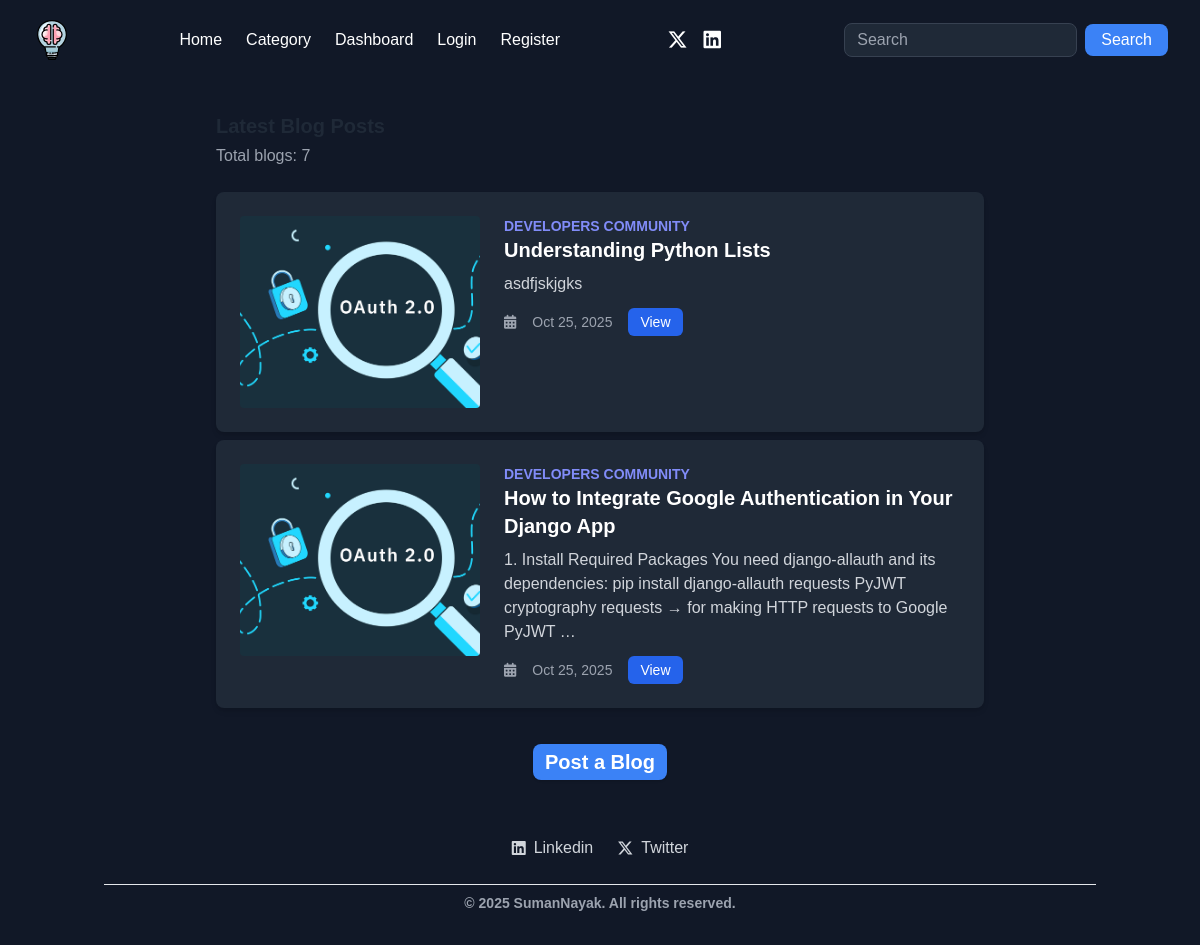
The app's page /, older data.
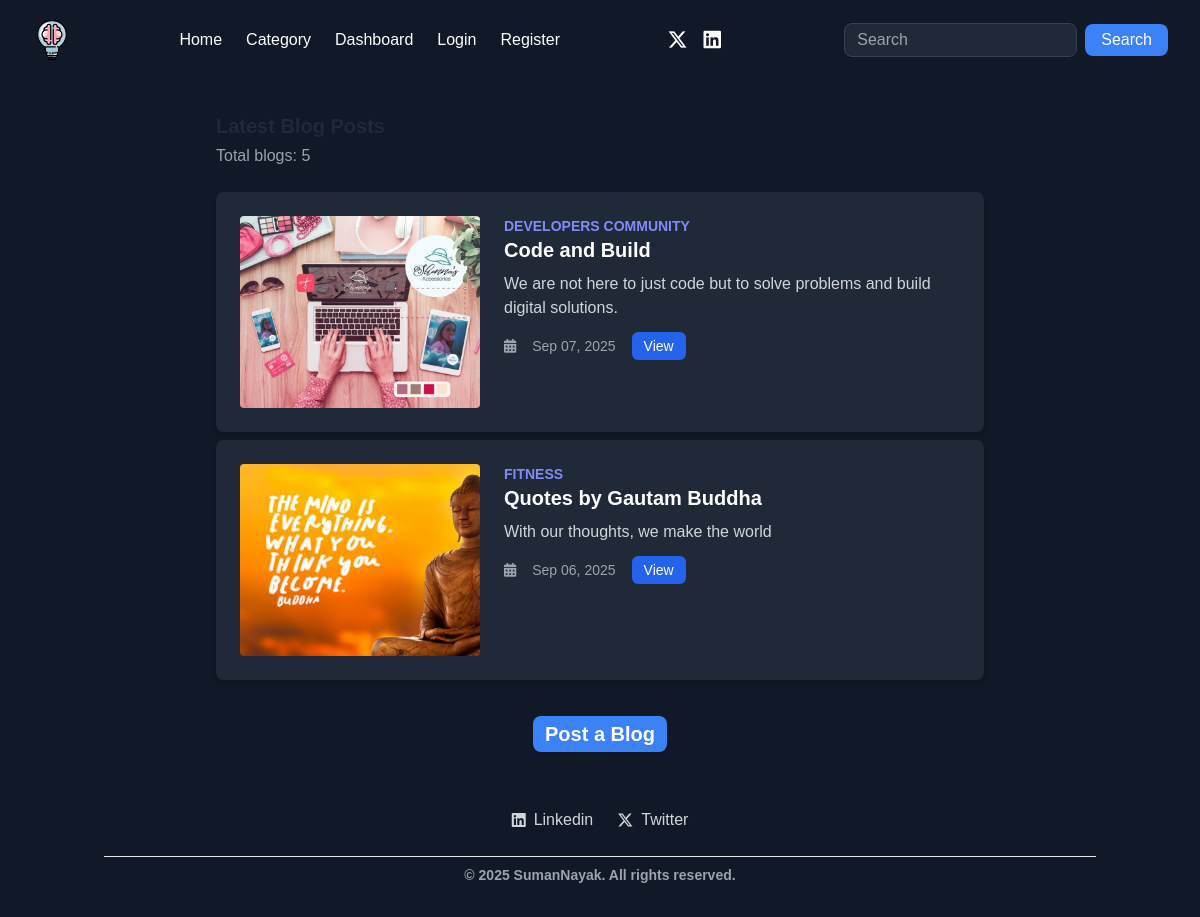
The same page, newer data.
### post/models.py (models this page shows, shortened)
class Catblog(models.Model):
    category = models.ForeignKey(Category, on_delete=models.CASCADE)
    slug=models.CharField(max_length=150,null=False,blank=False)
    title=models.CharField(max_length=150,null=False,blank=False)
    blog_image=models.ImageField(storage=MediaCloudinaryStorage(), upload_to=get_image_path,null=True,blank=True)
    small_description=models.CharField(max_length= 250,null=False,blank=False)
    descriptions=RichTextUploadingField(max_length=10000, null=False, blank=False)
    author = models.ForeignKey(User,on_delete=models.CASCADE)
    status=models.BooleanField(default=False,help_text="0=default,1=Trending")
    trending=models.BooleanField(default=False,help_text="0=default,1=Trending")
    tag=models.CharField(max_length=150,null=False,blank=False)
    meta_title=models.CharField(max_length=150,null=False,blank=False)
    meta_keywords=models.CharField(max_length=150,null=False,blank=False)
    created_at=models.DateTimeField(auto_now_add=True)
    class Meta:
        ordering = ('-created_at',)

class Category(models.Model):
    slug=models.CharField(max_length=150,null=False,blank=False)
    name=models.CharField(max_length=150,null=False,blank=False)
    image=models.ImageField(storage=MediaCloudinaryStorage(), upload_to=get_file_path,null=True,blank=True)
    descriptions=models.TextField(max_length= 500,null=False,blank=False)
    status=models.BooleanField(default=False,help_text="0=default,1=Trending")
    meta_title=models.CharField(max_length=150,null=False,blank=False)
    meta_keywords=models.CharField(max_length=150,null=False,blank=False)
    created_at=models.DateTimeField(auto_now_add=True)
    def __str__(self):
        return str(self.name)

### post/views.py (the view)
# urls.py: path('', views.index,name='home'),
def index(request):
    query = request.GET.get("q")  # search query
    cat = Catblog.objects.all()
    show_form = False  # flag to control accordion visibility
    if query:
        cat = cat.filter(
            Q(meta_keywords__icontains=query) |
            Q(slug__icontains=query) |
            Q(title__icontains=query)
        )
    if request.method == "POST":
        form = PostForm(request.POST, request.FILES)
        if form.is_valid():
            post = form.save(commit=False)
            post.author = request.user
            if not post.small_description:
                post.small_description = post.descriptions[:150]
            if not post.meta_title:
                post.meta_title = post.title
            if not post.meta_keywords:
                keywords = post.title + ", " + ", ".join(post.descriptions.split()[:10])
                post.meta_keywords = keywords
            if not post.tag:
                post.tag = post.category.name
            post.save()
            form.save_m2m()
            messages.success(request, "Post created successfully!")
            return redirect("/")
        else:
            messages.error(request, "Please correct the errors below.")
            show_form = True  # keep accordion open if form has errors
    else:
        form = PostForm()
    context = {
        "cat": cat,
        "form": form,
        "show_form": show_form
    }
    return render(request, 'index.html', context)

### templates/index.html (shortened to what this page needs)
{% extends 'base.html' %}
{% load crispy_forms_tags %}
{% load static %}
{% block content %}
<div class="flex-1 p-6 bg-gray-900">
  <div class="max-w-3xl mx-auto">
    <h2 class="text-xl font-bold mb-1 mt-2 flex justify-between items-center text-gray-800 dark:text-gray-100">
    </h2>
    <p class="text-gray-400 mb-6">Total blogs: {{ cat.count }}</p>
    {% for c in cat|slice:":2" %}
    <div class="bg-gray-800 p-6 rounded-lg shadow-md mb-2">
      <div class="flex flex-col md:flex-row">
        <div class="md:w-1/3 h-48 bg-cover bg-center rounded overflow-hidden">
          <a href="{% url 'blog_view' c.category.slug c.slug %}">
    {% if c.blog_image %}
      <img src="{{ c.blog_image.url }}" alt="{{ c.title }}" class="w-full h-full object-cover hover:scale-105 transition-transform duration-300" />
    {% else %}
      <div class="w-full h-full flex items-center justify-center bg-gray-700 text-gray-300 font-semibold text-center">
        {{ c.author.username }}
        is too lazy to upload an image :)
      </div>
    {% endif %}
  </a>
        </div>
        <div class="md:w-2/3 md:pl-6 mt-4 md:mt-0">
          <div class="text-sm text-indigo-400 font-semibold uppercase">
            {{ c.category.name }}
          </div>
          <h3 class="text-xl font-bold mb-2 text-white">{{ c.title }}</h3>
          <p class="text-gray-300">{{ c.descriptions|truncatewords:25|safe }}</p>
          <div class="text-gray-400 mt-3 flex items-center space-x-4 text-sm">
            <i class="fas fa-calendar-alt"></i>
            <span>{{ c.created_at|date:"M d, Y" }}</span>
            <a href="{% url 'blog_view' c.category.slug c.slug %}"
               class="px-3 py-1 bg-blue-600 hover:bg-blue-700 text-white rounded-md text-sm transition">
              View
            </a>
          </div>
        </div>
      </div>
    </div>
    {% empty %}
      <p class="text-gray-400">No results found for "{{ request.GET.q }}"</p>
    {% endfor %}
  </div>
</div>
<h2 class="text-xl font-bold mb-6 mt-1 flex justify-center items-center text-gray-800 dark:text-gray-100">
  {% if user.is_authenticated %}
    <button
      type="button"
      class="bg-blue-500 hover:bg-blue-600 text-white py-2 px-6 rounded-lg shadow transition-transform hover:scale-105"
      onclick="openAccordionAndScroll('accordionForm')">
      Post a Blog
    </button>
  {% else %}
    <a href="{% url 'login' %}"
       class="bg-blue-500 hover:bg-blue-600 text-white py-1 px-3 rounded-lg shadow transition-transform hover:scale-105">
      Post a Blog
    </a>
  {% endif %}
</h2>
{% endblock %}

Row changes from the older to the newer data that the page shows:
removed Catblog: blog_image (picture), category.name "DEVELOPERS COMMUNITY", title "Understanding Python Lists", descriptions "asdfjskjgks", created_at "Oct 25, 2025"
removed Catblog: blog_image (picture), category.name "DEVELOPERS COMMUNITY", title "How to Integrate Google Authentication in Your Django App", descriptions "1. Install Required Packages You need django-allauth and its dependencies: pip install django-allauth requests PyJWT cryptography requests → for making HTTP requests to Google PyJWT …", created_at "Oct 25, 2025"
now on this page (row unchanged): Catblog: blog_image (picture), category.name "DEVELOPERS COMMUNITY", title "Code and Build", descriptions "We are not here to just code but to solve problems and build digital solutions.", created_at "Sep 07, 2025"
now on this page (row unchanged): Catblog: blog_image (picture), category.name "FITNESS", title "Quotes by Gautam Buddha", descriptions "With our thoughts, we make the world", created_at "Sep 06, 2025"
Text that changed along with them:
{{ cat.count }}: "7" → "5"
